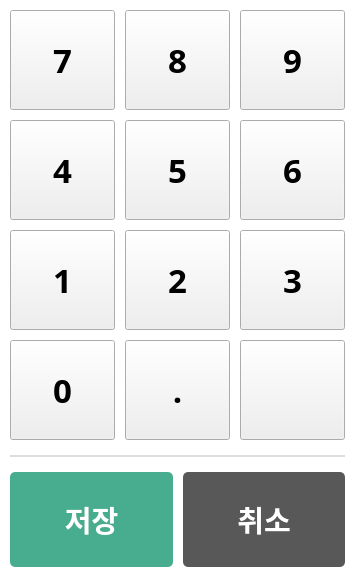
       <widget class="QFrame" name="keyboard_frame">
        <property name="maximumSize">
         <size>
          <width>370</width>
          <height>16777215</height>
         </size>
        </property>
        <property name="styleSheet">
         <string notr="true">QFrame{
background: #ffffff;
}</string>
        </property>
        <property name="frameShape">
         <enum>QFrame::NoFrame</enum>
        </property>
        <property name="frameShadow">
         <enum>QFrame::Raised</enum>
        </property>
        <layout class="QVBoxLayout" name="verticalLayout_3">
         <property name="spacing">
          <number>15</number>
         </property>
         <property name="leftMargin">
          <number>10</number>
         </property>
         <property name="topMargin">
          <number>10</number>
         </property>
         <property name="rightMargin">
          <number>10</number>
         </property>
         <property name="bottomMargin">
          <number>10</number>
         </property>
         <item alignment="Qt::AlignTop">
          <widget class="QFrame" name="num_frame">
           <property name="frameShape">
            <enum>QFrame::NoFrame</enum>
           </property>
           <property name="frameShadow">
            <enum>QFrame::Raised</enum>
           </property>
           <layout class="QHBoxLayout" name="horizontalLayout_2">
            <property name="spacing">
             <number>10</number>
            </property>
            <property name="leftMargin">
             <number>0</number>
            </property>
            <property name="topMargin">
             <number>0</number>
            </property>
            <property name="rightMargin">
             <number>0</number>
            </property>
            <property name="bottomMargin">
             <number>0</number>
            </property>
            <item>
             <widget class="QFrame" name="num1_frame">
              <property name="minimumSize">
               <size>
                <width>105</width>
                <height>0</height>
               </size>
              </property>
              <property name="maximumSize">
               <size>
                <width>105</width>
                <height>16777215</height>
               </size>
              </property>
              <property name="frameShape">
               <enum>QFrame::NoFrame</enum>
              </property>
              <property name="frameShadow">
               <enum>QFrame::Raised</enum>
              </property>
              <layout class="QVBoxLayout" name="verticalLayout_4">
               <property name="spacing">
                <number>10</number>
               </property>
               <property name="leftMargin">
                <number>0</number>
               </property>
               <property name="topMargin">
                <number>0</number>
               </property>
               <property name="rightMargin">
                <number>0</number>
               </property>
               <property name="bottomMargin">
                <number>0</number>
               </property>
               <item>
                <widget class="QPushButton" name="seven">
                 <property name="minimumSize">
                  <size>
                   <width>0</width>
                   <height>100</height>
                  </size>
                 </property>
                 <property name="maximumSize">
                  <size>
                   <width>16777215</width>
                   <height>100</height>
                  </size>
                 </property>
                 <property name="font">
                  <font>
                   <family>맑은 고딕</family>
                   <pointsize>25</pointsize>
                   <weight>75</weight>
                   <italic>false</italic>
                   <bold>true</bold>
                  </font>
                 </property>
                 <property name="cursor">
                  <cursorShape>PointingHandCursor</cursorShape>
                 </property>
                 <property name="text">
                  <string>7</string>
                 </property>
                </widget>
               </item>
               <item>
                <widget class="QPushButton" name="four">
                 <property name="minimumSize">
                  <size>
                   <width>0</width>
                   <height>100</height>
                  </size>
                 </property>
                 <property name="maximumSize">
                  <size>
                   <width>16777215</width>
                   <height>100</height>
                  </size>
                 </property>
                 <property name="font">
                  <font>
                   <family>맑은 고딕</family>
                   <pointsize>25</pointsize>
                   <weight>75</weight>
                   <italic>false</italic>
                   <bold>true</bold>
                  </font>
                 </property>
                 <property name="cursor">
                  <cursorShape>PointingHandCursor</cursorShape>
                 </property>
                 <property name="text">
                  <string>4</string>
                 </property>
                </widget>
               </item>
               <item>
                <widget class="QPushButton" name="one">
                 <property name="minimumSize">
                  <size>
                   <width>0</width>
                   <height>100</height>
                  </size>
                 </property>
                 <property name="maximumSize">
                  <size>
                   <width>16777215</width>
                   <height>100</height>
                  </size>
                 </property>
                 <property name="font">
                  <font>
                   <family>맑은 고딕</family>
                   <pointsize>25</pointsize>
                   <weight>75</weight>
                   <italic>false</italic>
                   <bold>true</bold>
                  </font>
                 </property>
                 <property name="cursor">
                  <cursorShape>PointingHandCursor</cursorShape>
                 </property>
                 <property name="text">
                  <string>1</string>
                 </property>
                </widget>
               </item>
               <item>
                <widget class="QPushButton" name="zero">
                 <property name="minimumSize">
                  <size>
                   <width>0</width>
                   <height>100</height>
                  </size>
                 </property>
                 <property name="maximumSize">
                  <size>
                   <width>16777215</width>
                   <height>100</height>
                  </size>
                 </property>
                 <property name="font">
                  <font>
                   <family>맑은 고딕</family>
                   <pointsize>25</pointsize>
                   <weight>75</weight>
                   <italic>false</italic>
                   <bold>true</bold>
                  </font>
                 </property>
                 <property name="cursor">
                  <cursorShape>PointingHandCursor</cursorShape>
                 </property>
                 <property name="text">
                  <string>0</string>
                 </property>
                </widget>
               </item>
              </layout>
             </widget>
            </item>
            <item>
             <widget class="QFrame" name="num2_frame">
              <property name="minimumSize">
               <size>
                <width>105</width>
                <height>0</height>
               </size>
              </property>
              <property name="maximumSize">
               <size>
                <width>105</width>
                <height>16777215</height>
               </size>
              </property>
              <property name="frameShape">
               <enum>QFrame::NoFrame</enum>
              </property>
              <property name="frameShadow">
               <enum>QFrame::Raised</enum>
              </property>
              <layout class="QVBoxLayout" name="verticalLayout_5">
               <property name="spacing">
                <number>10</number>
               </property>
               <property name="leftMargin">
                <number>0</number>
               </property>
               <property name="topMargin">
                <number>0</number>
               </property>
               <property name="rightMargin">
                <number>0</number>
               </property>
               <property name="bottomMargin">
                <number>0</number>
               </property>
               <item>
                <widget class="QPushButton" name="eight">
                 <property name="minimumSize">
                  <size>
                   <width>0</width>
                   <height>100</height>
                  </size>
                 </property>
                 <property name="maximumSize">
                  <size>
                   <width>16777215</width>
                   <height>100</height>
                  </size>
                 </property>
                 <property name="font">
                  <font>
                   <family>맑은 고딕</family>
                   <pointsize>25</pointsize>
                   <weight>75</weight>
                   <italic>false</italic>
                   <bold>true</bold>
                  </font>
                 </property>
                 <property name="cursor">
                  <cursorShape>PointingHandCursor</cursorShape>
                 </property>
                 <property name="text">
                  <string>8</string>
                 </property>
                </widget>
               </item>
               <item>
                <widget class="QPushButton" name="five">
                 <property name="minimumSize">
                  <size>
                   <width>0</width>
                   <height>100</height>
                  </size>
                 </property>
                 <property name="maximumSize">
                  <size>
                   <width>16777215</width>
                   <height>100</height>
                  </size>
                 </property>
                 <property name="font">
                  <font>
                   <family>맑은 고딕</family>
                   <pointsize>25</pointsize>
                   <weight>75</weight>
                   <italic>false</italic>
                   <bold>true</bold>
                  </font>
                 </property>
                 <property name="cursor">
                  <cursorShape>PointingHandCursor</cursorShape>
                 </property>
                 <property name="text">
                  <string>5</string>
                 </property>
                </widget>
               </item>
               <item>
                <widget class="QPushButton" name="two">
                 <property name="minimumSize">
                  <size>
                   <width>0</width>
                   <height>100</height>
                  </size>
                 </property>
                 <property name="maximumSize">
                  <size>
                   <width>16777215</width>
                   <height>100</height>
                  </size>
                 </property>
                 <property name="font">
                  <font>
                   <family>맑은 고딕</family>
                   <pointsize>25</pointsize>
                   <weight>75</weight>
                   <italic>false</italic>
                   <bold>true</bold>
                  </font>
                 </property>
                 <property name="cursor">
                  <cursorShape>PointingHandCursor</cursorShape>
                 </property>
                 <property name="text">
                  <string>2</string>
                 </property>
                </widget>
               </item>
               <item>
                <widget class="QPushButton" name="dot">
                 <property name="minimumSize">
                  <size>
                   <width>0</width>
                   <height>100</height>
                  </size>
                 </property>
                 <property name="maximumSize">
                  <size>
                   <width>16777215</width>
                   <height>100</height>
                  </size>
                 </property>
                 <property name="font">
                  <font>
                   <family>맑은 고딕</family>
                   <pointsize>25</pointsize>
                   <weight>75</weight>
                   <italic>false</italic>
                   <bold>true</bold>
                  </font>
                 </property>
                 <property name="cursor">
                  <cursorShape>PointingHandCursor</cursorShape>
                 </property>
                 <property name="text">
                  <string>.</string>
                 </property>
                </widget>
               </item>
              </layout>
             </widget>
            </item>
            <item>
             <widget class="QFrame" name="num3_frame">
              <property name="minimumSize">
               <size>
                <width>105</width>
                <height>0</height>
               </size>
              </property>
              <property name="maximumSize">
               <size>
                <width>105</width>
                <height>16777215</height>
               </size>
              </property>
              <property name="frameShape">
               <enum>QFrame::NoFrame</enum>
              </property>
              <property name="frameShadow">
               <enum>QFrame::Raised</enum>
              </property>
              <layout class="QVBoxLayout" name="verticalLayout_6">
               <property name="spacing">
                <number>10</number>
               </property>
               <property name="leftMargin">
                <number>0</number>
               </property>
               <property name="topMargin">
                <number>0</number>
               </property>
               <property name="rightMargin">
                <number>0</number>
               </property>
               <property name="bottomMargin">
                <number>0</number>
               </property>
               <item>
                <widget class="QPushButton" name="nine">
                 <property name="minimumSize">
                  <size>
                   <width>0</width>
                   <height>100</height>
                  </size>
                 </property>
                 <property name="maximumSize">
                  <size>
                   <width>16777215</width>
                   <height>100</height>
                  </size>
                 </property>
                 <property name="font">
                  <font>
                   <family>맑은 고딕</family>
                   <pointsize>25</pointsize>
                   <weight>75</weight>
                   <italic>false</italic>
                   <bold>true</bold>
                  </font>
                 </property>
                 <property name="cursor">
                  <cursorShape>PointingHandCursor</cursorShape>
                 </property>
                 <property name="text">
                  <string>9</string>
                 </property>
                </widget>
               </item>
               <item>
                <widget class="QPushButton" name="six">
                 <property name="minimumSize">
                  <size>
                   <width>0</width>
                   <height>100</height>
                  </size>
                 </property>
                 <property name="maximumSize">
                  <size>
                   <width>16777215</width>
                   <height>100</height>
                  </size>
                 </property>
                 <property name="font">
                  <font>
                   <family>맑은 고딕</family>
                   <pointsize>25</pointsize>
                   <weight>75</weight>
                   <italic>false</italic>
                   <bold>true</bold>
                  </font>
                 </property>
                 <property name="cursor">
                  <cursorShape>PointingHandCursor</cursorShape>
                 </property>
                 <property name="text">
                  <string>6</string>
                 </property>
                </widget>
               </item>
               <item>
                <widget class="QPushButton" name="three">
                 <property name="minimumSize">
                  <size>
                   <width>0</width>
                   <height>100</height>
                  </size>
                 </property>
                 <property name="maximumSize">
                  <size>
                   <width>16777215</width>
                   <height>100</height>
                  </size>
                 </property>
                 <property name="font">
                  <font>
                   <family>맑은 고딕</family>
                   <pointsize>25</pointsize>
                   <weight>75</weight>
                   <italic>false</italic>
                   <bold>true</bold>
                  </font>
                 </property>
                 <property name="cursor">
                  <cursorShape>PointingHandCursor</cursorShape>
                 </property>
                 <property name="text">
                  <string>3</string>
                 </property>
                </widget>
               </item>
               <item>
                <widget class="QPushButton" name="backspace">
                 <property name="minimumSize">
                  <size>
                   <width>0</width>
                   <height>100</height>
                  </size>
                 </property>
                 <property name="maximumSize">
                  <size>
                   <width>16777215</width>
                   <height>100</height>
                  </size>
                 </property>
                 <property name="font">
                  <font>
                   <family>맑은 고딕</family>
                   <pointsize>25</pointsize>
                   <weight>75</weight>
                   <italic>false</italic>
                   <bold>true</bold>
                  </font>
                 </property>
                 <property name="cursor">
                  <cursorShape>PointingHandCursor</cursorShape>
                 </property>
                 <property name="text">
                  <string/>
                 </property>
                 <property name="icon">
                  <iconset>
                   <normaloff>../img/backspace.png</normaloff>../img/backspace.png</iconset>
                 </property>
                 <property name="iconSize">
                  <size>
                   <width>120</width>
                   <height>120</height>
                  </size>
                 </property>
                </widget>
               </item>
              </layout>
             </widget>
            </item>
           </layout>
          </widget>
         </item>
         <item alignment="Qt::AlignTop">
          <widget class="QFrame" name="btns_frame">
           <property name="styleSheet">
            <string notr="true">QFrame{
border-top: 2px solid #dddddd;
}</string>
           </property>
           <property name="frameShape">
            <enum>QFrame::NoFrame</enum>
           </property>
           <property name="frameShadow">
            <enum>QFrame::Raised</enum>
           </property>
           <layout class="QHBoxLayout" name="horizontalLayout_3">
            <property name="spacing">
             <number>10</number>
            </property>
            <property name="leftMargin">
             <number>0</number>
            </property>
            <property name="topMargin">
             <number>15</number>
            </property>
            <property name="rightMargin">
             <number>0</number>
            </property>
            <property name="bottomMargin">
             <number>0</number>
            </property>
            <item>
             <widget class="QPushButton" name="save_btn">
              <property name="sizePolicy">
               <sizepolicy hsizetype="Preferred" vsizetype="Preferred">
                <horstretch>0</horstretch>
                <verstretch>0</verstretch>
               </sizepolicy>
              </property>
              <property name="minimumSize">
               <size>
                <width>0</width>
                <height>95</height>
               </size>
              </property>
              <property name="maximumSize">
               <size>
                <width>16777215</width>
                <height>95</height>
               </size>
              </property>
              <property name="font">
               <font>
                <family>맑은 고딕</family>
                <pointsize>22</pointsize>
                <weight>75</weight>
                <italic>false</italic>
                <bold>true</bold>
               </font>
              </property>
              <property name="cursor">
               <cursorShape>PointingHandCursor</cursorShape>
              </property>
              <property name="styleSheet">
               <string notr="true">QPushButton#save_btn
{
color: #ffffff;
background:#47AD8E;
border-radius:5px;
}
QPushButton#save_btn:hover {
 background-color: #3da182;
}</string>
              </property>
              <property name="text">
               <string>저장</string>
              </property>
              <property name="iconSize">
               <size>
                <width>30</width>
                <height>30</height>
               </size>
              </property>
             </widget>
            </item>
            <item>
             <widget class="QPushButton" name="cancel_btn">
              <property name="sizePolicy">
               <sizepolicy hsizetype="Preferred" vsizetype="Preferred">
                <horstretch>0</horstretch>
                <verstretch>0</verstretch>
               </sizepolicy>
              </property>
              <property name="minimumSize">
               <size>
                <width>0</width>
                <height>95</height>
               </size>
              </property>
              <property name="maximumSize">
               <size>
                <width>16777215</width>
                <height>95</height>
               </size>
              </property>
              <property name="font">
               <font>
                <family>맑은 고딕</family>
                <pointsize>22</pointsize>
                <weight>75</weight>
                <italic>false</italic>
                <bold>true</bold>
               </font>
              </property>
              <property name="cursor">
               <cursorShape>PointingHandCursor</cursorShape>
              </property>
              <property name="styleSheet">
               <string notr="true">QPushButton#cancel_btn{
color: #ffffff;
background:#585858;
border-radius:5px;
}
QPushButton#cancel_btn:hover {
 background-color: #4d4d4d;
}</string>
              </property>
              <property name="text">
               <string>취소</string>
              </property>
              <property name="iconSize">
               <size>
                <width>30</width>
                <height>30</height>
               </size>
              </property>
             </widget>
            </item>
           </layout>
          </widget>
         </item>
        </layout>
       </widget>
